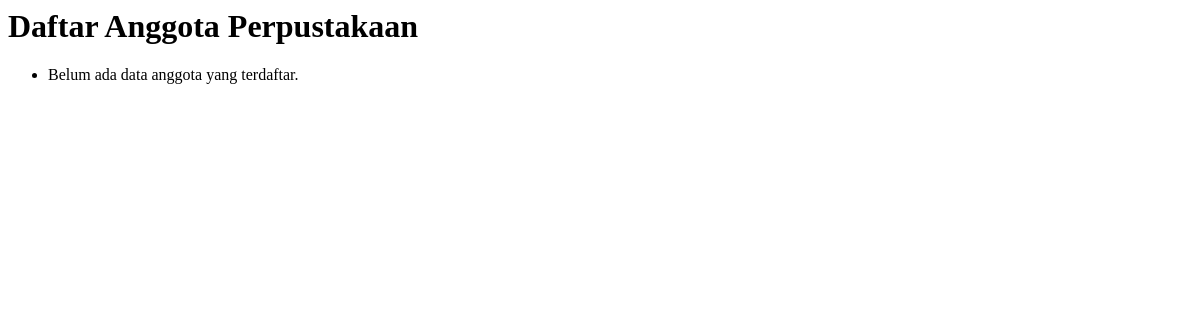
/anggota/, run on an earlier commit of the app's database.
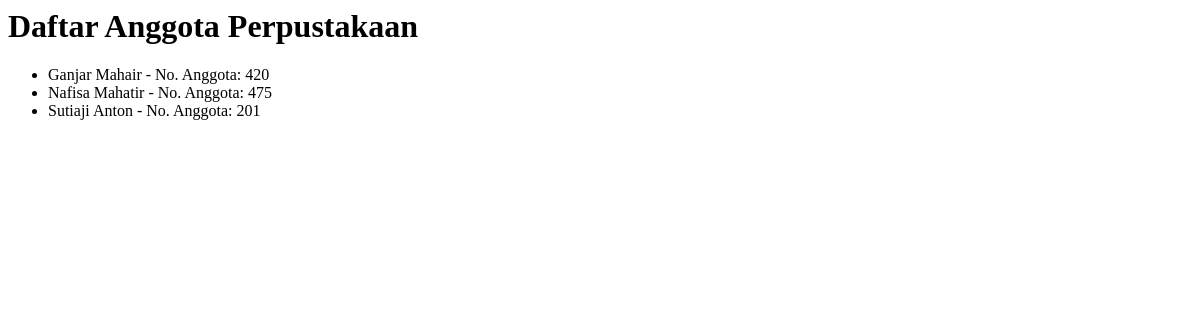
And on a later commit of the database.
### data/models.py (models this page shows, shortened)
class Anggota(models.Model):
    nomor_anggota = models.CharField(max_length=10, unique=True)
    nama_lengkap = models.CharField(max_length=100)
    alamat = models.TextField()

### data/views.py (the view)
# urls.py: path('anggota/', AnggotaListView.as_view(), name='anggota-list'),
class AnggotaListView(ListView):
    model = Anggota

### data/templates/data/anggota_list.html
<h1>Daftar Anggota Perpustakaan</h1>
<ul>
    {% for anggota in object_list %}
        <li>{{ anggota.nama_lengkap }} - No. Anggota: {{ anggota.nomor_anggota }}</li>
    {% empty %}
        <li>Belum ada data anggota yang terdaftar.</li>
    {% endfor %}
</ul>

What changed in the data, as far as the page shows it:
added Anggota: nama_lengkap "Ganjar Mahair", nomor_anggota "420"
added Anggota: nama_lengkap "Nafisa Mahatir", nomor_anggota "475"
added Anggota: nama_lengkap "Sutiaji Anton", nomor_anggota "201"
Also different on the page:
text no longer shown: "Belum ada data anggota yang terdaftar."
